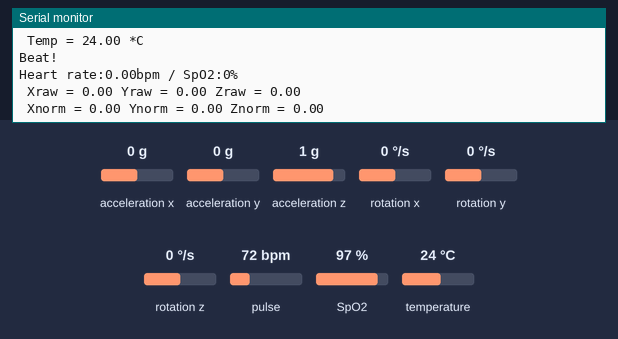
The sketch below on a simulated Arduino Uno, built with avr-gcc and run on an emulated ATmega328P. On the bench: the last lines printed to the serial monitor. Inputs (shaded band) come from the test bench; at power-on: rotation x 0 °/s, rotation y 0 °/s, rotation z 0 °/s, pulse 72 bpm, SpO2 97 %, acceleration x 0 g, acceleration y 0 g, acceleration z 1 g, temperature 24 °C.

Above: at 1.2 s.
1.3 s: rotation x set to -192 °/s
At 1.9 s:
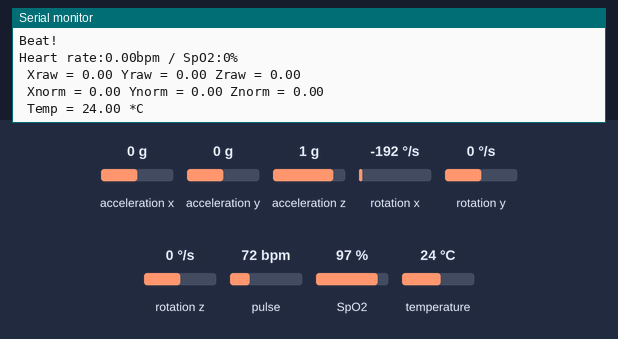
2.8 s: rotation y set to -192 °/s
At 3.35 s:
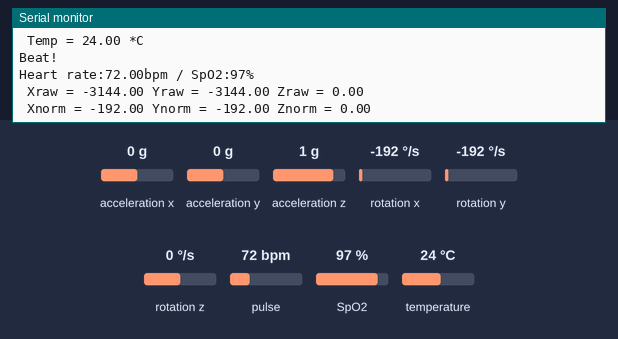
4.3 s: rotation z set to -192 °/s
At 5.0 s:
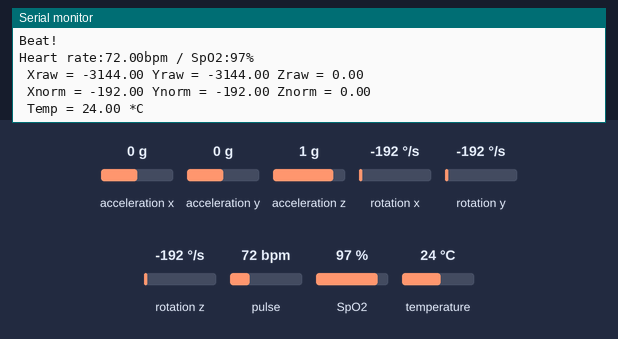
5.8 s: pulse set to 42 bpm
At 6.38 s:
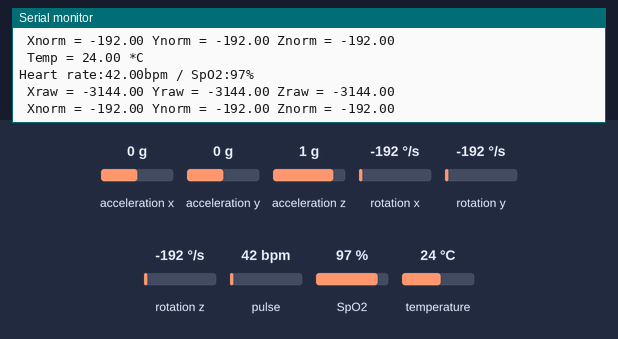
7.3 s: SpO2 set to 80 %
At 8.0 s:
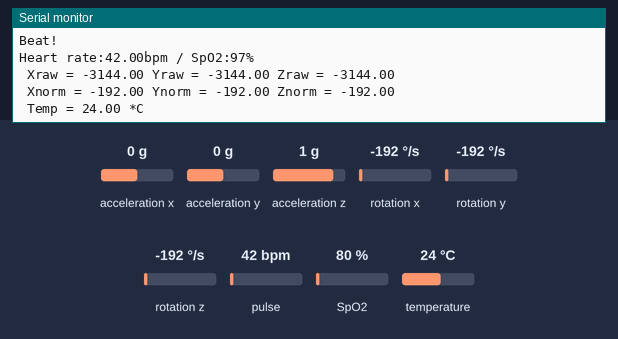
Timing chart, 0 to 9.8 s (numbered marks = the images above; inputs shaded):
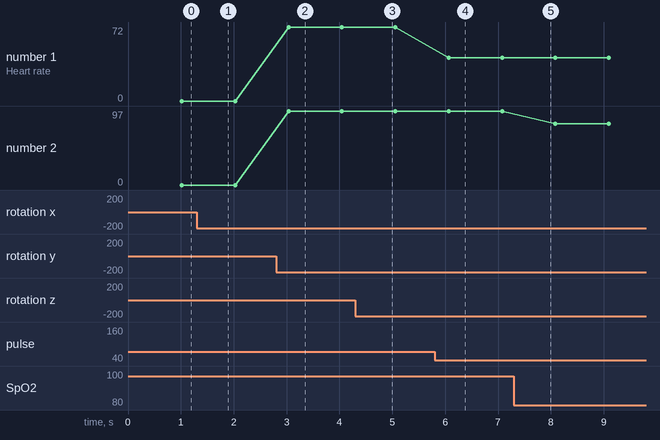

The sketch:

Heath_Monitoring_System.ino
```cpp
/*
    MPU6050 Triple Axis Gyroscope & Accelerometer. Simple Gyroscope Example.
    Read more: http://www.jarzebski.pl/arduino/czujniki-i-sensory/3-osiowy-zyroskop-i-akcelerometr-mpu6050.html
    GIT: https://github.com/jarzebski/Arduino-MPU6050
    Web: http://www.jarzebski.pl
    (c) 2014 by Korneliusz Jarzebski
*/

#include <Wire.h>
#include <MPU6050.h>
#include "MAX30100_PulseOximeter.h"
#define SSID "sen@g" // "SSID-WiFiname"
#define PASS "122@0786" // "password"
#define IP "184.106.153.149"// thingspeak.com ip
String msg = "GET /update?key=3XJW6VE68XMXR4K2"; //change it with your api key

#define REPORTING_PERIOD_MS     1000
// PulseOximeter is the higher level interface to the sensor
// it offers:
//  * beat detection reporting
//  * heart rate calculation
//  * SpO2 (oxidation level) calculation
PulseOximeter pox;

uint32_t tsLastReport = 0;

// Callback (registered below) fired when a pulse is detected
void onBeatDetected()
{
    Serial.println("Beat!");
}
#define VCC2 5
MPU6050 mpu;

void setup()
{
  pinMode(VCC2,OUTPUT);
  digitalWrite(VCC2,HIGH);
  Serial.begin(115200);

  Serial.print("Initializing pulse oximeter..");

    // Initialize the PulseOximeter instance
    // Failures are generally due to an improper I2C wiring, missing power supply
    // or wrong target chip
    if (!pox.begin()) {
        Serial.println("FAILED");
        for(;;);
    } else {
        Serial.println("SUCCESS");
    }

    // The default current for the IR LED is 50mA and it could be changed
    //   by uncommenting the following line. Check MAX30100_Registers.h for all the
    //   available options.
    // pox.setIRLedCurrent(MAX30100_LED_CURR_7_6MA);

    // Register a callback for the beat detection
    pox.setOnBeatDetectedCallback(onBeatDetected);
    // Initialize MPU6050
  Serial.println("Initialize MPU6050");
  while(!mpu.begin(MPU6050_SCALE_2000DPS, MPU6050_RANGE_2G))
  {
    Serial.println("Could not find a valid MPU6050 sensor, check wiring!");
    delay(500);
  }

  // If you want, you can set gyroscope offsets
  // mpu.setGyroOffsetX(155);
  // mpu.setGyroOffsetY(15);
  // mpu.setGyroOffsetZ(15);

  // Calibrate gyroscope. The calibration must be at rest.
  // If you don't want calibrate, comment this line.
  mpu.calibrateGyro();

  // Set threshold sensivty. Default 3.
  // If you don't want use threshold, comment this line or set 0.
  mpu.setThreshold(3);

  // Check settings
  checkSettings();
}

void checkSettings()
{
  Serial.println();

  Serial.print(" * Sleep Mode:        ");
  Serial.println(mpu.getSleepEnabled() ? "Enabled" : "Disabled");

  Serial.print(" * Clock Source:      ");
  switch(mpu.getClockSource())
  {
    case MPU6050_CLOCK_KEEP_RESET:     Serial.println("Stops the clock and keeps the timing generator in reset"); break;
    case MPU6050_CLOCK_EXTERNAL_19MHZ: Serial.println("PLL with external 19.2MHz reference"); break;
    case MPU6050_CLOCK_EXTERNAL_32KHZ: Serial.println("PLL with external 32.768kHz reference"); break;
    case MPU6050_CLOCK_PLL_ZGYRO:      Serial.println("PLL with Z axis gyroscope reference"); break;
    case MPU6050_CLOCK_PLL_YGYRO:      Serial.println("PLL with Y axis gyroscope reference"); break;
    case MPU6050_CLOCK_PLL_XGYRO:      Serial.println("PLL with X axis gyroscope reference"); break;
    case MPU6050_CLOCK_INTERNAL_8MHZ:  Serial.println("Internal 8MHz oscillator"); break;
  }

  Serial.print(" * Gyroscope:         ");
  switch(mpu.getScale())
  {
    case MPU6050_SCALE_2000DPS:        Serial.println("2000 dps"); break;
    case MPU6050_SCALE_1000DPS:        Serial.println("1000 dps"); break;
    case MPU6050_SCALE_500DPS:         Serial.println("500 dps"); break;
    case MPU6050_SCALE_250DPS:         Serial.println("250 dps"); break;
  }

  Serial.print(" * Gyroscope offsets: ");
  Serial.print(mpu.getGyroOffsetX());
  Serial.print(" / ");
  Serial.print(mpu.getGyroOffsetY());
  Serial.print(" / ");
  Serial.println(mpu.getGyroOffsetZ());

  Serial.println();
}

void loop()
{
  // Make sure to call update as fast as possible
    pox.update();

    // Asynchronously dump heart rate and oxidation levels to the serial
    // For both, a value of 0 means "invalid"
    if (millis() - tsLastReport > REPORTING_PERIOD_MS) {
        Serial.print("Heart rate:");
        Serial.print(pox.getHeartRate());
        Serial.print("bpm / SpO2:");
        Serial.print(pox.getSpO2());
        Serial.println("%");

        tsLastReport = millis();
    }
  Vector rawGyro = mpu.readRawGyro();
  Vector normGyro = mpu.readNormalizeGyro();

  Serial.print(" Xraw = ");
  Serial.print(rawGyro.XAxis);
  Serial.print(" Yraw = ");
  Serial.print(rawGyro.YAxis);
  Serial.print(" Zraw = ");
  Serial.println(rawGyro.ZAxis);

  Serial.print(" Xnorm = ");
  Serial.print(normGyro.XAxis);
  Serial.print(" Ynorm = ");
  Serial.print(normGyro.YAxis);
  Serial.print(" Znorm = ");
  Serial.println(normGyro.ZAxis);

  delay(500);
  float temp = mpu.readTemperature();

  Serial.print(" Temp = ");
  Serial.print(temp);
  Serial.println(" *C");

  delay(500);
}
```

Measured:
- after the input at 2.8 s, the serial monitor: prints a new line after 0.24 s (image 2)
- after the input at 5.8 s, the serial monitor: prints a new line after 0.27 s (image 4)
- plotted number 1: 72 → 42 after the input at 5.8 s
- plotted number 2: 97 → 80 after the input at 7.3 s
